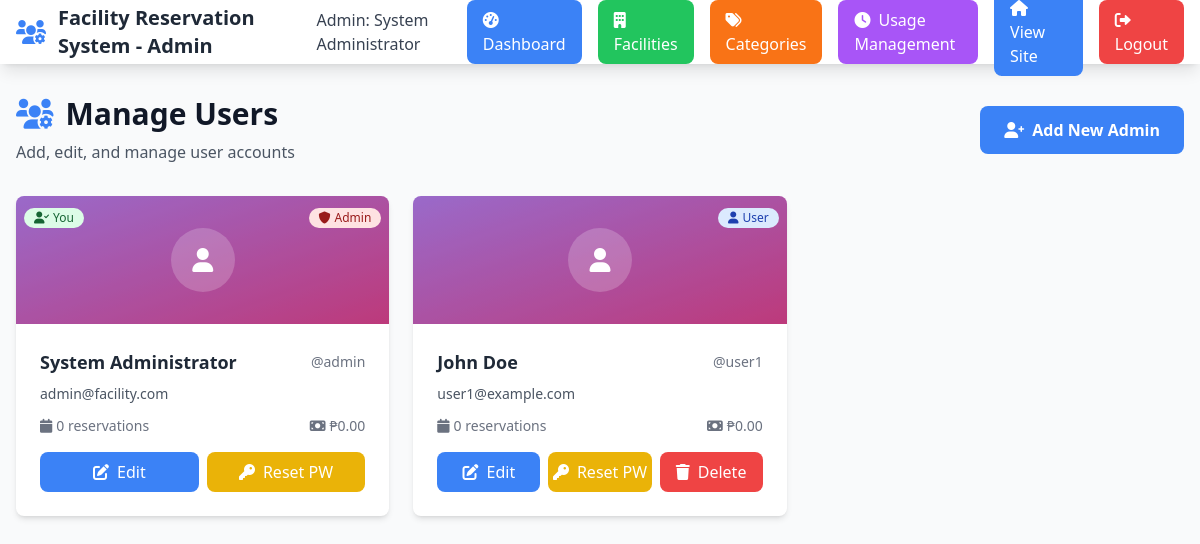
The page /admin/users.php (signed in) on the database its author committed.
### tables this page shows
CREATE TABLE users (
    id INT PRIMARY KEY AUTO_INCREMENT,
    username VARCHAR(50) UNIQUE NOT NULL,
    email VARCHAR(100) UNIQUE NOT NULL,
    password VARCHAR(255) NOT NULL,
    full_name VARCHAR(100) NOT NULL,
    role ENUM('user', 'admin') DEFAULT 'user',
    created_at TIMESTAMP DEFAULT CURRENT_TIMESTAMP,
    updated_at TIMESTAMP DEFAULT CURRENT_TIMESTAMP ON UPDATE CURRENT_TIMESTAMP
);

### admin/users.php (the view, shortened to what this page needs)
<?php
$pdo = getDBConnection();
$stmt = $pdo->query("
    SELECT u.*,
           COUNT(r.id) as reservation_count,
           SUM(r.total_amount) as total_spent
    FROM users u
    LEFT JOIN reservations r ON u.id = r.user_id
    GROUP BY u.id
    ORDER BY u.created_at DESC
");
$users = $stmt->fetchAll();
?>
<!DOCTYPE html>
<html lang="en">
<head>
    <script src="https://cdn.tailwindcss.com"></script>
    <link rel="stylesheet" href="https://cdnjs.cloudflare.com/ajax/libs/font-awesome/6.0.0/css/all.min.css">
    <link rel="stylesheet" href="../assets/css/enhanced-ui.css">
</head>
<body class="bg-gray-50">
    <nav class="bg-white shadow-lg sticky top-0 z-40">
        <div class="max-w-7xl mx-auto px-4">
            <div class="flex justify-between h-16">
                <div class="flex items-center">
                    <a href="index.php" class="flex items-center">
                        <i class="fas fa-users-cog text-primary text-2xl mr-3"></i>
                        <h1 class="text-xl font-bold text-gray-800"><?php echo SITE_NAME; ?> - Admin</h1>
                    </a>
                </div>
                <div class="flex items-center space-x-4">
                    <span class="text-gray-700">Admin: <?php echo htmlspecialchars($_SESSION['full_name']); ?></span>
                    <a href="dashboard.php" class="bg-primary hover:bg-secondary text-white px-4 py-2 rounded-lg transition duration-200 transform hover:scale-105">
                        <i class="fas fa-tachometer-alt mr-2"></i>Dashboard
                    </a>
                    <a href="facilities.php" class="bg-green-500 hover:bg-green-600 text-white px-4 py-2 rounded-lg transition duration-200 transform hover:scale-105">
                        <i class="fas fa-building mr-2"></i>Facilities
                    </a>
                    <a href="categories.php" class="bg-orange-500 hover:bg-orange-600 text-white px-4 py-2 rounded-lg transition duration-200 transform hover:scale-105">
                        <i class="fas fa-tags mr-2"></i>Categories
                    </a>
                    <a href="usage_management.php" class="bg-purple-500 hover:bg-purple-600 text-white px-4 py-2 rounded-lg transition duration-200 transform hover:scale-105">
                        <i class="fas fa-clock mr-2"></i>Usage Management
                    </a>
                    <a href="../index.php" class="bg-blue-500 hover:bg-blue-600 text-white px-4 py-2 rounded-lg transition duration-200 transform hover:scale-105">
                        <i class="fas fa-home mr-2"></i>View Site
                    </a>
                    <a href="../auth/logout.php" class="bg-red-500 hover:bg-red-600 text-white px-4 py-2 rounded-lg transition duration-200 transform hover:scale-105">
                        <i class="fas fa-sign-out-alt mr-2"></i>Logout
                    </a>
                </div>
            </div>
        </div>
    </nav>
    <div class="max-w-7xl mx-auto px-4 py-8">
        <div class="mb-8 animate-slide-up">
            <div class="flex justify-between items-center">
                <div>
                    <h1 class="text-3xl font-bold text-gray-900 mb-2 flex items-center">
                        <i class="fas fa-users-cog text-primary mr-3"></i>Manage Users
                    </h1>
                    <p class="text-gray-600">Add, edit, and manage user accounts</p>
                </div>
                <button onclick="openAddModal()" class="bg-primary hover:bg-secondary text-white px-6 py-3 rounded-lg font-semibold transition duration-200 transform hover:scale-105">
                    <i class="fas fa-user-plus mr-2"></i>Add New Admin
                </button>
            </div>
        </div>
        <div class="grid grid-cols-1 md:grid-cols-2 lg:grid-cols-3 gap-6">
            <?php foreach ($users as $index => $user): ?>
                <div class="user-card bg-white rounded-lg shadow-md overflow-hidden animate-slide-up" style="animation-delay: <?php echo $index * 0.1; ?>s;">
                    <div class="h-32 bg-gradient-to-br from-purple-400 to-pink-500 flex items-center justify-center relative">
                        <div class="absolute inset-0 bg-black bg-opacity-20"></div>
                        <div class="relative z-10">
                            <div class="h-16 w-16 bg-white bg-opacity-20 rounded-full flex items-center justify-center">
                                <i class="fas fa-user text-white text-2xl"></i>
                            </div>
                        </div>
                        <div class="absolute top-2 right-2">
                            <span class="inline-flex items-center px-2.5 py-0.5 rounded-full text-xs font-medium <?php echo $user['role'] === 'admin' ? 'bg-red-100 text-red-800' : 'bg-blue-100 text-blue-800'; ?>">
                                <i class="<?php echo $user['role'] === 'admin' ? 'fas fa-shield-alt' : 'fas fa-user'; ?> mr-1"></i>
                                <?php echo ucfirst($user['role']); ?>
                            </span>
                        </div>
                        <?php if ($user['id'] == $_SESSION['user_id']): ?>
                            <div class="absolute top-2 left-2">
                                <span class="inline-flex items-center px-2.5 py-0.5 rounded-full text-xs font-medium bg-green-100 text-green-800">
                                    <i class="fas fa-user-check mr-1"></i>You
                                </span>
                            </div>
                        <?php endif; ?>
                    </div>
                    <div class="p-6">
                        <div class="flex items-center justify-between mb-2">
                            <h3 class="text-lg font-semibold text-gray-800"><?php echo htmlspecialchars($user['full_name']); ?></h3>
                            <span class="text-sm text-gray-500">@<?php echo htmlspecialchars($user['username']); ?></span>
                        </div>
                        <p class="text-gray-600 mb-3 text-sm"><?php echo htmlspecialchars($user['email']); ?></p>
                        <div class="flex items-center justify-between text-sm text-gray-500 mb-4">
                            <span><i class="fas fa-calendar mr-1"></i><?php echo $user['reservation_count']; ?> reservations</span>
                            <span><i class="fas fa-money-bill mr-1"></i>₱<?php echo number_format($user['total_spent'] ?? 0, 2); ?></span>
                        </div>
                        <div class="flex space-x-2">
                            <button onclick="openEditModal(<?php echo htmlspecialchars(json_encode($user)); ?>)"
                                    class="flex-1 bg-blue-500 hover:bg-blue-600 text-white text-center py-2 rounded-lg transition duration-200 transform hover:scale-105">
                                <i class="fas fa-edit mr-2"></i>Edit
                            </button>
                            <button onclick="openResetPasswordModal(<?php echo $user['id']; ?>, '<?php echo htmlspecialchars($user['full_name']); ?>')"
                                    class="flex-1 bg-yellow-500 hover:bg-yellow-600 text-white text-center py-2 rounded-lg transition duration-200 transform hover:scale-105">
                                <i class="fas fa-key mr-2"></i>Reset PW
                            </button>
                            <?php if ($user['id'] != $_SESSION['user_id']): ?>
                                <button onclick="deleteUser(<?php echo $user['id']; ?>)"
                                        class="flex-1 bg-red-500 hover:bg-red-600 text-white text-center py-2 rounded-lg transition duration-200 transform hover:scale-105">
                                    <i class="fas fa-trash mr-2"></i>Delete
                                </button>
                            <?php endif; ?>
                        </div>
                    </div>
                </div>
            <?php endforeach; ?>
        </div>
    </div>
</body>
</html>

### admin/users.php (style rules this page uses)
.user-card { transition: all 0.3s cubic-bezier(0.4, 0, 0.2, 1); }
button, a, input, select, textarea { pointer-events: auto !important; }
.user-card, .user-card * { pointer-events: auto !important; }

### rows shown on the page
users: role "Admin", shows "You", full_name "System Administrator", username "admin", email "admin@facility.com", reservation_count "0", total_spent "0.00"
users: role "User", full_name "John Doe", username "user1", email "user1@example.com", reservation_count "0", total_spent "0.00"

### other values the page prints
SITE_NAME "Facility Reservation System"
$_SESSION['full_name'] "System Administrator"
